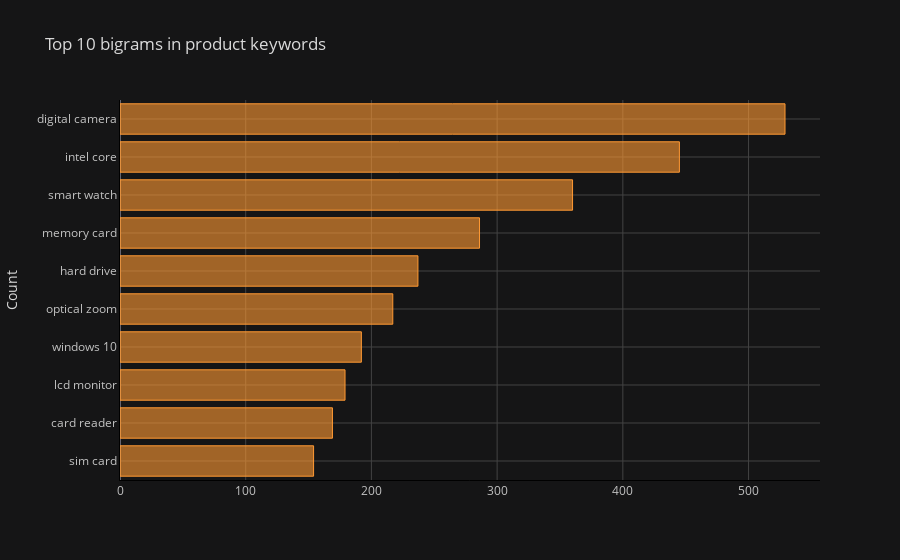

Notebook cell for this chart:
### Markdown cell above
Bigrams Frequency Distribution

### Code cell
common_words = get_top_n_words(df['keywords'], n=10, remove_stop_words=True, ngram_from=2, ngram_to=2)

df2 = pd.DataFrame(common_words, columns = ['keywords' , 'count'])

df2.groupby('keywords').sum()['count'].sort_values().iplot(
    kind='barh', yTitle='Count', linecolor='black', title='Top 10 bigrams in product keywords'
)

### Figure 1 — Plotly figure (JSON) as saved in the notebook; plotly's stock layout.template omitted (floating-point values rounded to 4 significant figures)
{"data": [{"marker": {"color": "rgba(255, 153, 51, 0.6)", "line": {"color": "rgba(255, 153, 51, 1.0)", "width": 1}}, "name": "count", "orientation": "h", "text": "", "type": "bar", "x": [154, 169, 179, 192, 217, 237, 286, 360, 445, 529], "y": ["sim card", "card reader", "lcd monitor", "windows 10", "optical zoom", "hard drive", "memory card", "smart watch", "intel core", "digital camera"]}], "layout": {"legend": {"bgcolor": "#151516", "font": {"color": "#D9D9D9"}}, "paper_bgcolor": "#151516", "plot_bgcolor": "#151516", "title": {"font": {"color": "#D9D9D9"}, "text": "Top 10 bigrams in product keywords"}, "xaxis": {"gridcolor": "#434343", "linecolor": "black", "showgrid": true, "tickfont": {"color": "#C2C2C2"}, "title": {"font": {"color": "#D9D9D9"}, "text": ""}, "zerolinecolor": "#666570"}, "yaxis": {"gridcolor": "#434343", "linecolor": "black", "showgrid": true, "tickfont": {"color": "#C2C2C2"}, "title": {"font": {"color": "#D9D9D9"}, "text": "Count"}, "zerolinecolor": "#666570"}}}
